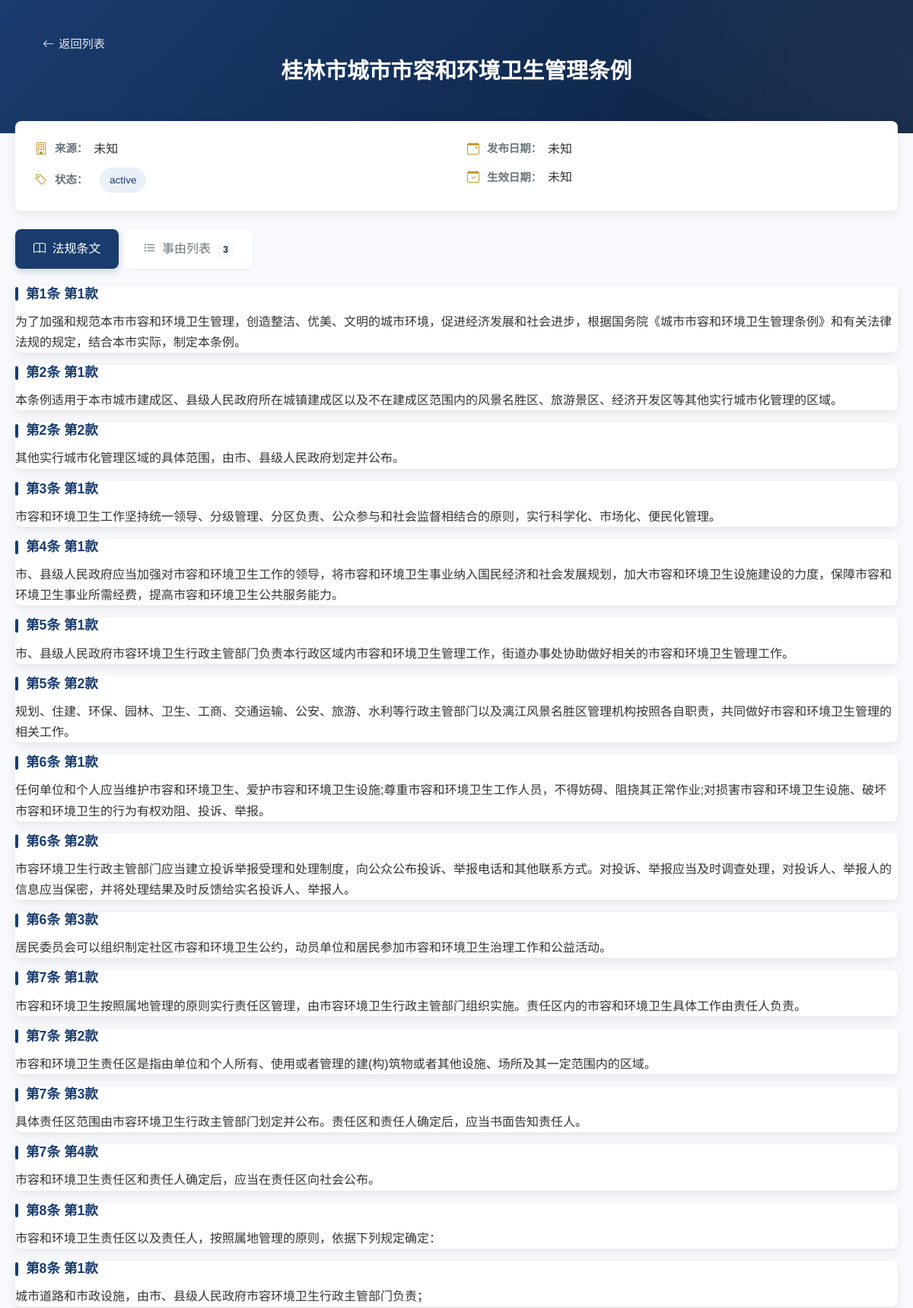
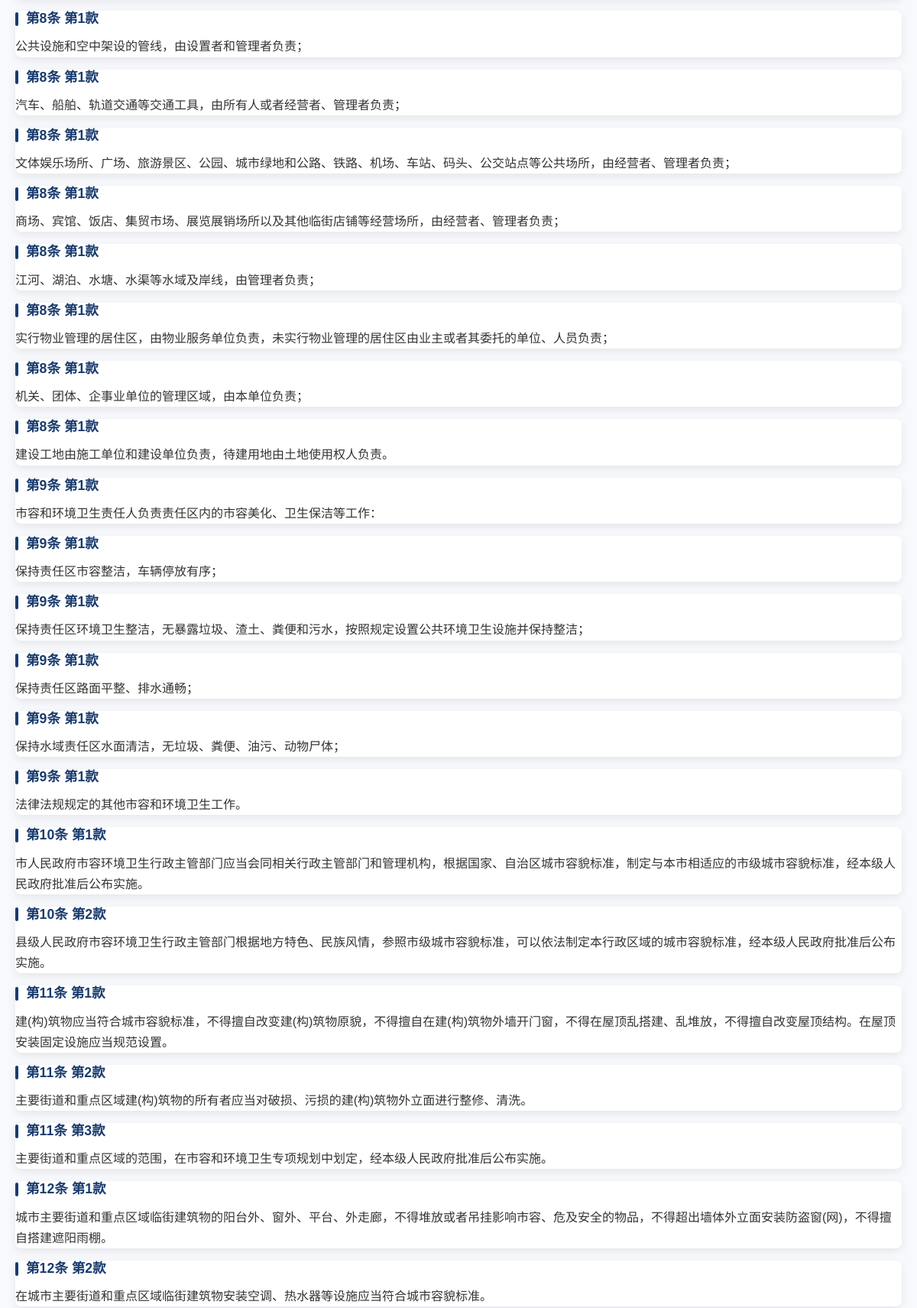
Screenshot of /regulations/1 (upper part) with the database file from the repository (2 pictures, top to bottom).
### models.py (models this page shows)
class LegalRegulation(db.Model):
    id = db.Column(db.Integer, primary_key=True)
    name = db.Column(db.String(200), nullable=False, unique=True)
    issued_by = db.Column(db.String(100))  # 发布部门（原source字段重命名）
    document_number = db.Column(db.String(100))  # 发布文号
    issued_date = db.Column(db.DateTime)  # 发布日期
    effective_date = db.Column(db.DateTime)  # 生效日期
    hierarchy_level = db.Column(db.String(50))  # 效力位阶
    industry_category = db.Column(db.String(100))  # 行业类别
    validity = db.Column(db.String(20), default='现行有效')  # 有效性：尚未生效、现行有效、已修改、已废止
    status = db.Column(db.String(20), default='active')  # 状态：active, archived
    structures = relationship('LegalStructure', back_populates='regulation', cascade='all, delete-orphan')
    causes = relationship('LegalCause', back_populates='regulation', cascade='all, delete-orphan')

class LegalStructure(db.Model):
    id = db.Column(db.Integer, primary_key=True)
    regulation_id = db.Column(db.Integer, db.ForeignKey('legal_regulation.id'), nullable=False)
    article = db.Column(db.Integer)  # 条
    paragraph = db.Column(db.Integer)  # 款
    item = db.Column(db.Integer)  # 项
    section = db.Column(db.Integer)  # 目
    content = db.Column(db.Text, nullable=False)
    original_text = db.Column(db.Text)  # 原始文本
    regulation = relationship('LegalRegulation', back_populates='structures')

### app.py (the view)
@app.route('/regulations/<int:regulation_id>')
def regulation_detail(regulation_id):
    regulation = LegalRegulation.query.get_or_404(regulation_id)
    structures = LegalStructure.query.filter_by(regulation_id=regulation_id).all()
    causes = LegalCause.query.filter_by(regulation_id=regulation_id).all()
    return render_template('regulations/detail.html',
                           regulation=regulation,
                           structures=structures,
                           causes=causes)

### templates/regulations/detail.html (shortened to what this page needs)
<!DOCTYPE html>
<html lang="zh">
<head>
    <link href="https://cdn.jsdelivr.net/npm/bootstrap@5.3.0/dist/css/bootstrap.min.css" rel="stylesheet">
    <link rel="stylesheet" href="https://cdn.jsdelivr.net/npm/bootstrap-icons@1.11.0/font/bootstrap-icons.css">
</head>
<body>
    <div class="header-wrapper">
        <div class="app-container">
            <div class="regulation-header">
                <a href="{{ url_for('search_regulations') }}" class="back-button">
                    <i class="bi bi-arrow-left"></i> 返回列表
                </a>
                <h2 class="regulation-title text-center">{{ regulation.name }}</h2>
            </div>
        </div>
    </div>
    <div class="app-container">
        <div class="metadata-card">
            <div class="row metadata-row">
                <div class="col-md-6 metadata-col">
                    <div class="metadata-item">
                        <i class="bi bi-building"></i>
                        <span class="info-label">来源：</span>
                        <span class="info-value">{{ regulation.source or '未知' }}</span>
                    </div>
                    <div class="metadata-item">
                        <i class="bi bi-tag"></i>
                        <span class="info-label">状态：</span>
                        <span class="info-value">
                            <span class="status-badge">{{ regulation.status }}</span>
                        </span>
                    </div>
                </div>
                <div class="col-md-6 metadata-col">
                    <div class="metadata-item">
                        <i class="bi bi-calendar-event"></i>
                        <span class="info-label">发布日期：</span>
                        <span class="info-value">{{ regulation.issued_date.strftime('%Y-%m-%d') if regulation.issued_date else '未知' }}</span>
                    </div>
                    <div class="metadata-item">
                        <i class="bi bi-calendar-check"></i>
                        <span class="info-label">生效日期：</span>
                        <span class="info-value">{{ regulation.effective_date.strftime('%Y-%m-%d') if regulation.effective_date else '未知' }}</span>
                    </div>
                </div>
            </div>
        </div>
        <ul class="nav nav-tabs" id="regulationTabs">
            <li class="nav-item">
                <a class="nav-link active" id="articles-tab" data-bs-toggle="tab" href="#legal-articles">
                    <i class="bi bi-book me-1"></i> 法规条文
                </a>
            </li>
            <li class="nav-item">
                <a class="nav-link" id="causes-tab" data-bs-toggle="tab" href="#legal-causes">
                    <i class="bi bi-list-check me-1"></i> 事由列表
                    <span class="badge bg-light text-dark ms-1">{{ causes|length }}</span>
                </a>
            </li>
        </ul>
        <div class="tab-content">
            <div class="tab-pane fade show active" id="legal-articles">
                {% for structure in structures %}
                <div class="article-card">
                    <div class="card-body">
                        <h5 class="article-title">
                            第{{ structure.article }}条
                            {% if structure.paragraph %}第{{ structure.paragraph }}款{% endif %}
                        </h5>
                        <p class="article-content">{{ structure.content }}</p>
                    </div>
                </div>
                {% endfor %}
            </div>
        </div>
    </div>
</body>
</html>

### templates/regulations/detail.html (style rules this page uses)
:root { --primary-color: #1a3c6e; --secondary-color: #f8f9fc; --accent-color: #c59c34; --dark-color: #2c3e50; --light-accent: #e9f0f7; --text-primary: #333333; --text-secondary: #6c757d; --border-radius: 8px; --card-shadow: 0 4px 12px rgba(0,0,0,0.08); --transition: all 0.3s ease; }
body { font-family: 'Microsoft YaHei', '微软雅黑', Arial, sans-serif; background-color: var(--secondary-color); color: var(--text-primary); line-height: 1.6; }
.app-container { max-width: 1200px; margin: 0 auto; padding: 0 20px; }
.back-button { display: inline-flex; align-items: center; color: rgba(255,255,255,0.9); text-decoration: none; font-weight: 500; font-size: 0.95rem; padding: 6px 12px; border-radius: var(--border-radius); transition: var(--transition); }
.back-button i { margin-right: 6px; }
.header-wrapper { background: linear-gradient(135deg, var(--primary-color) 0%, #0c203e 100%); position: relative; overflow: hidden; }
.header-wrapper::before { content: ''; position: absolute; top: -50%; right: -50%; width: 100%; height: 200%; background: radial-gradient(circle, rgba(255,255,255,0.07) 0%, rgba(255,255,255,0) 70%); transform: rotate(25deg); }
.regulation-header { color: white; padding: 2.5rem 1.5rem; border-radius: 0; position: relative; z-index: 1; }
.regulation-title { font-weight: 700; margin-bottom: 1.5rem; font-size: 1.8rem; }
.metadata-card { background: white; border-radius: var(--border-radius); box-shadow: var(--card-shadow); padding: 1.5rem; margin-top: -1rem; margin-bottom: 1.5rem; position: relative; z-index: 10; }
.metadata-item { display: flex; align-items: center; margin-bottom: 0.75rem; }
.metadata-item:last-child { margin-bottom: 0; }
.metadata-item i { color: var(--accent-color); margin-right: 8px; width: 20px; text-align: center; }
.status-badge { display: inline-block; padding: 0.35rem 0.8rem; font-size: 0.85rem; font-weight: 500; border-radius: 50px; background-color: var(--light-accent); color: var(--primary-color); margin-left: 8px; }
.nav-tabs { border: none; margin-bottom: 1.5rem; }
.nav-tabs .nav-item { margin-right: 0.5rem; }
.nav-tabs .nav-link { color: var(--text-secondary); border: none; padding: 0.8rem 1.5rem; font-weight: 500; border-radius: var(--border-radius); background-color: white; box-shadow: 0 1px 3px rgba(0,0,0,0.05); transition: var(--transition); }
.nav-tabs .nav-link.active { background-color: var(--primary-color); color: white; box-shadow: 0 4px 10px rgba(26, 60, 110, 0.2); }
.tab-content { background: transparent; border-radius: var(--border-radius); }
.article-card { background-color: white; border-radius: var(--border-radius); box-shadow: var(--card-shadow); margin-bottom: 1rem; transition: var(--transition); border: none; }
.article-title { font-weight: 600; color: var(--primary-color); margin-bottom: 0.75rem; font-size: 1.1rem; display: flex; align-items: center; }
.article-title::before { content: ''; display: inline-block; width: 4px; height: 18px; background-color: var(--primary-color); margin-right: 10px; border-radius: 4px; }
.article-content { color: var(--text-primary); line-height: 1.7; }
.info-label { font-weight: 600; color: var(--text-secondary); margin-right: 0.5rem; font-size: 0.9rem; }
.info-value { color: var(--text-primary); }

### rows the page displays
LegalRegulation: name "桂林市城市市容和环境卫生管理条例", status "active", issued_date "未知", effective_date "未知"
LegalStructure: article "1", paragraph "1", content "为了加强和规范本市市容和环境卫生管理，创造整洁、优美、文明的城市环境，促进经济发展和社会进步，根据国务院《城市市容和环境卫生管理条例》和有关法律法规的规定，结合本市实际，制定本条例。"
LegalStructure: article "2", paragraph "1", content "本条例适用于本市城市建成区、县级人民政府所在城镇建成区以及不在建成区范围内的风景名胜区、旅游景区、经济开发区等其他实行城市化管理的区域。"
LegalStructure: article "2", paragraph "2", content "其他实行城市化管理区域的具体范围，由市、县级人民政府划定并公布。"
LegalStructure: article "3", paragraph "1", content "市容和环境卫生工作坚持统一领导、分级管理、分区负责、公众参与和社会监督相结合的原则，实行科学化、市场化、便民化管理。"
LegalStructure: article "4", paragraph "1", content "市、县级人民政府应当加强对市容和环境卫生工作的领导，将市容和环境卫生事业纳入国民经济和社会发展规划，加大市容和环境卫生设施建设的力度，保障市容和环境卫生事业所需经费，提高市容和环境卫生公共服务能力。"
LegalStructure: article "5", paragraph "1", content "市、县级人民政府市容环境卫生行政主管部门负责本行政区域内市容和环境卫生管理工作，街道办事处协助做好相关的市容和环境卫生管理工作。"
LegalStructure: article "5", paragraph "2", content "规划、住建、环保、园林、卫生、工商、交通运输、公安、旅游、水利等行政主管部门以及漓江风景名胜区管理机构按照各自职责，共同做好市容和环境卫生管理的相关工作。"
LegalStructure: article "6", paragraph "1", content "任何单位和个人应当维护市容和环境卫生、爱护市容和环境卫生设施;尊重市容和环境卫生工作人员，不得妨碍、阻挠其正常作业;对损害市容和环境卫生设施、破坏市容和环境卫生的行为有权劝阻、投诉、举报。"
LegalStructure: article "6", paragraph "2", content "市容环境卫生行政主管部门应当建立投诉举报受理和处理制度，向公众公布投诉、举报电话和其他联系方式。对投诉、举报应当及时调查处理，对投诉人、举报人的信息应当保密，并将处理结果及时反馈给实名投诉人、举报人。"
LegalStructure: article "6", paragraph "3", content "居民委员会可以组织制定社区市容和环境卫生公约，动员单位和居民参加市容和环境卫生治理工作和公益活动。"
LegalStructure: article "7", paragraph "1", content "市容和环境卫生按照属地管理的原则实行责任区管理，由市容环境卫生行政主管部门组织实施。责任区内的市容和环境卫生具体工作由责任人负责。"
LegalStructure: article "7", paragraph "2", content "市容和环境卫生责任区是指由单位和个人所有、使用或者管理的建(构)筑物或者其他设施、场所及其一定范围内的区域。"
LegalStructure: article "7", paragraph "3", content "具体责任区范围由市容环境卫生行政主管部门划定并公布。责任区和责任人确定后，应当书面告知责任人。"
LegalStructure: article "7", paragraph "4", content "市容和环境卫生责任区和责任人确定后，应当在责任区向社会公布。"
LegalStructure: article "8", paragraph "1", content "市容和环境卫生责任区以及责任人，按照属地管理的原则，依据下列规定确定："
LegalStructure: article "8", paragraph "1", content "城市道路和市政设施，由市、县级人民政府市容环境卫生行政主管部门负责；"
LegalStructure: article "8", paragraph "1", content "公共设施和空中架设的管线，由设置者和管理者负责；"
LegalStructure: article "8", paragraph "1", content "汽车、船舶、轨道交通等交通工具，由所有人或者经营者、管理者负责；"
LegalStructure: article "8", paragraph "1", content "文体娱乐场所、广场、旅游景区、公园、城市绿地和公路、铁路、机场、车站、码头、公交站点等公共场所，由经营者、管理者负责；"
LegalStructure: article "8", paragraph "1", content "商场、宾馆、饭店、集贸市场、展览展销场所以及其他临街店铺等经营场所，由经营者、管理者负责；"
LegalStructure: article "8", paragraph "1", content "江河、湖泊、水塘、水渠等水域及岸线，由管理者负责；"
LegalStructure: article "8", paragraph "1", content "实行物业管理的居住区，由物业服务单位负责，未实行物业管理的居住区由业主或者其委托的单位、人员负责；"
LegalStructure: article "8", paragraph "1", content "机关、团体、企事业单位的管理区域，由本单位负责；"
LegalStructure: article "8", paragraph "1", content "建设工地由施工单位和建设单位负责，待建用地由土地使用权人负责。"
LegalStructure: article "9", paragraph "1", content "市容和环境卫生责任人负责责任区内的市容美化、卫生保洁等工作："
LegalStructure: article "9", paragraph "1", content "保持责任区市容整洁，车辆停放有序；"
LegalStructure: article "9", paragraph "1", content "保持责任区环境卫生整洁，无暴露垃圾、渣土、粪便和污水，按照规定设置公共环境卫生设施并保持整洁；"
LegalStructure: article "9", paragraph "1", content "保持责任区路面平整、排水通畅；"
LegalStructure: article "9", paragraph "1", content "保持水域责任区水面清洁，无垃圾、粪便、油污、动物尸体；"
LegalStructure: article "9", paragraph "1", content "法律法规规定的其他市容和环境卫生工作。"
LegalStructure: article "10", paragraph "1", content "市人民政府市容环境卫生行政主管部门应当会同相关行政主管部门和管理机构，根据国家、自治区城市容貌标准，制定与本市相适应的市级城市容貌标准，经本级人民政府批准后公布实施。"
LegalStructure: article "10", paragraph "2", content "县级人民政府市容环境卫生行政主管部门根据地方特色、民族风情，参照市级城市容貌标准，可以依法制定本行政区域的城市容貌标准，经本级人民政府批准后公布实施。"
LegalStructure: article "11", paragraph "1", content "建(构)筑物应当符合城市容貌标准，不得擅自改变建(构)筑物原貌，不得擅自在建(构)筑物外墙开门窗，不得在屋顶乱搭建、乱堆放，不得擅自改变屋顶结构。在屋顶安装固定设施应当规范设置。"
LegalStructure: article "11", paragraph "2", content "主要街道和重点区域建(构)筑物的所有者应当对破损、污损的建(构)筑物外立面进行整修、清洗。"
LegalStructure: article "11", paragraph "3", content "主要街道和重点区域的范围，在市容和环境卫生专项规划中划定，经本级人民政府批准后公布实施。"
LegalStructure: article "12", paragraph "1", content "城市主要街道和重点区域临街建筑物的阳台外、窗外、平台、外走廊，不得堆放或者吊挂影响市容、危及安全的物品，不得超出墙体外立面安装防盗窗(网)，不得擅自搭建遮阳雨棚。"
LegalStructure: article "12", paragraph "2", content "在城市主要街道和重点区域临街建筑物安装空调、热水器等设施应当符合城市容貌标准。"

### other values shown
{{ regulation.source or '未知' }} "未知"
{{ causes|length }} "3"
